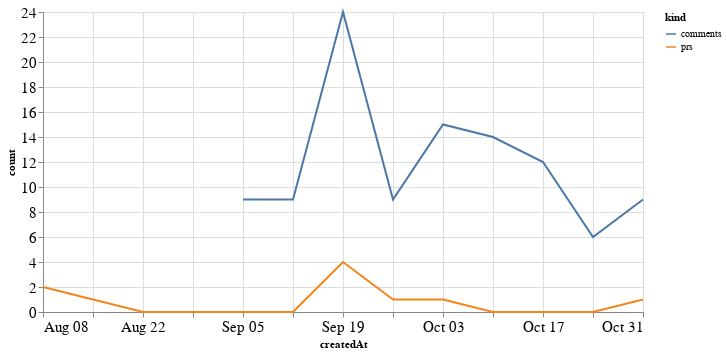

The cell this chart's notebook holds for it:
### Code cell
alt.Chart(total_time, width=600).mark_line().encode(
    x='createdAt',
    y='count',
    color='kind'
)

### Figure 1 — Vega-Lite specification as saved in the notebook (floating-point values rounded to 4 significant figures)
{"config": {"axisLeft": {"labelFontSize": 15}, "axisBottom": {"labelFontSize": 15}}, "data": {"name": "data-8e510566dfcc93729994f7c31977a35d"}, "mark": "line", "encoding": {"color": {"type": "nominal", "field": "kind"}, "x": {"type": "temporal", "field": "createdAt"}, "y": {"type": "quantitative", "field": "count"}}, "width": 600, "$schema": "https://vega.github.io/schema/vega-lite/v4.8.1.json", "datasets": {"data-8e510566dfcc93729994f7c31977a35d": [{"createdAt": "2021-08-08T00:00:00", "kind": "prs", "count": 2.0}, {"createdAt": "2021-08-15T00:00:00", "kind": "prs", "count": 1.0}, {"createdAt": "2021-08-22T00:00:00", "kind": "prs", "count": 0.0}, {"createdAt": "2021-08-29T00:00:00", "kind": "prs", "count": 0.0}, {"createdAt": "2021-09-05T00:00:00", "kind": "prs", "count": 0.0}, {"createdAt": "2021-09-12T00:00:00", "kind": "prs", "count": 0.0}, {"createdAt": "2021-09-19T00:00:00", "kind": "prs", "count": 4.0}, {"createdAt": "2021-09-26T00:00:00", "kind": "prs", "count": 1.0}, {"createdAt": "2021-10-03T00:00:00", "kind": "prs", "count": 1.0}, {"createdAt": "2021-10-10T00:00:00", "kind": "prs", "count": 0.0}, {"createdAt": "2021-10-17T00:00:00", "kind": "prs", "count": 0.0}, {"createdAt": "2021-10-24T00:00:00", "kind": "prs", "count": 0.0}, {"createdAt": "2021-10-31T00:00:00", "kind": "prs", "count": 1.0}, {"createdAt": "2021-08-08T00:00:00", "kind": "comments", "count": null}, {"createdAt": "2021-08-15T00:00:00", "kind": "comments", "count": null}, {"createdAt": "2021-08-22T00:00:00", "kind": "comments", "count": null}, {"createdAt": "2021-08-29T00:00:00", "kind": "comments", "count": null}, {"createdAt": "2021-09-05T00:00:00", "kind": "comments", "count": 9.0}, {"createdAt": "2021-09-12T00:00:00", "kind": "comments", "count": 9.0}, {"createdAt": "2021-09-19T00:00:00", "kind": "comments", "count": 24.0}, {"createdAt": "2021-09-26T00:00:00", "kind": "comments", "count": 9.0}, {"createdAt": "2021-10-03T00:00:00", "kind": "comments", "count": 15.0}, {"createdAt": "2021-10-10T00:00:00", "kind": "comments", "count": 14.0}, {"createdAt": "2021-10-17T00:00:00", "kind": "comments", "count": 12.0}, {"createdAt": "2021-10-24T00:00:00", "kind": "comments", "count": 6.0}, {"createdAt": "2021-10-31T00:00:00", "kind": "comments", "count": 9.0}]}}
